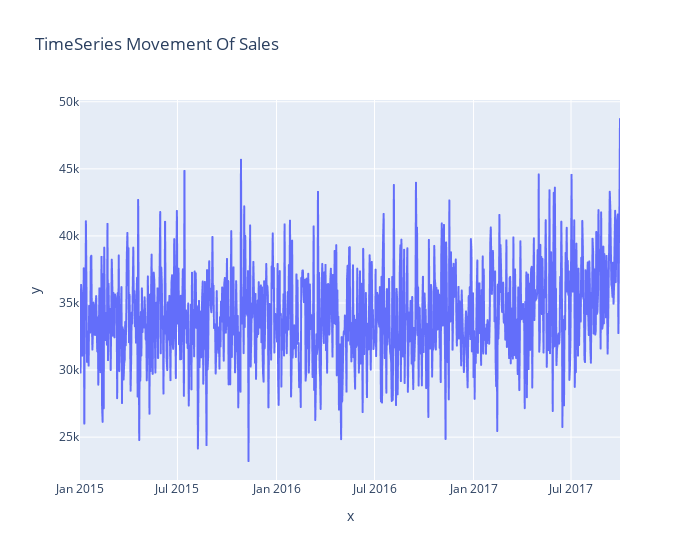

Notebook cell for this chart:
### Code cell
ts = timeSeries(df, 'Sales')
ts.visual()

### Figure 1 — Plotly figure (JSON) as saved in the notebook; plotly's stock layout.template omitted (floating-point values rounded to 4 significant figures; data arrays with more than 128 entries replaced by an {"elided": "..."} marker saying what was removed)
{"data": [{"hovertemplate": "x=%{x}<br>y=%{y}<extra></extra>", "legendgroup": "", "line": {"color": "#636efa", "dash": "solid"}, "marker": {"symbol": "circle"}, "mode": "lines", "name": "", "showlegend": false, "type": "scattergl", "x": {"elided": "1004 str values"}, "xaxis": "x", "y": {"elided": "1004 float values"}, "yaxis": "y"}], "layout": {"legend": {"tracegroupgap": 0}, "title": {"text": "TimeSeries Movement Of Sales"}, "width": 700, "xaxis": {"anchor": "y", "domain": [0, 1], "title": {"text": "x"}}, "yaxis": {"anchor": "x", "domain": [0, 1], "title": {"text": "y"}}}}
